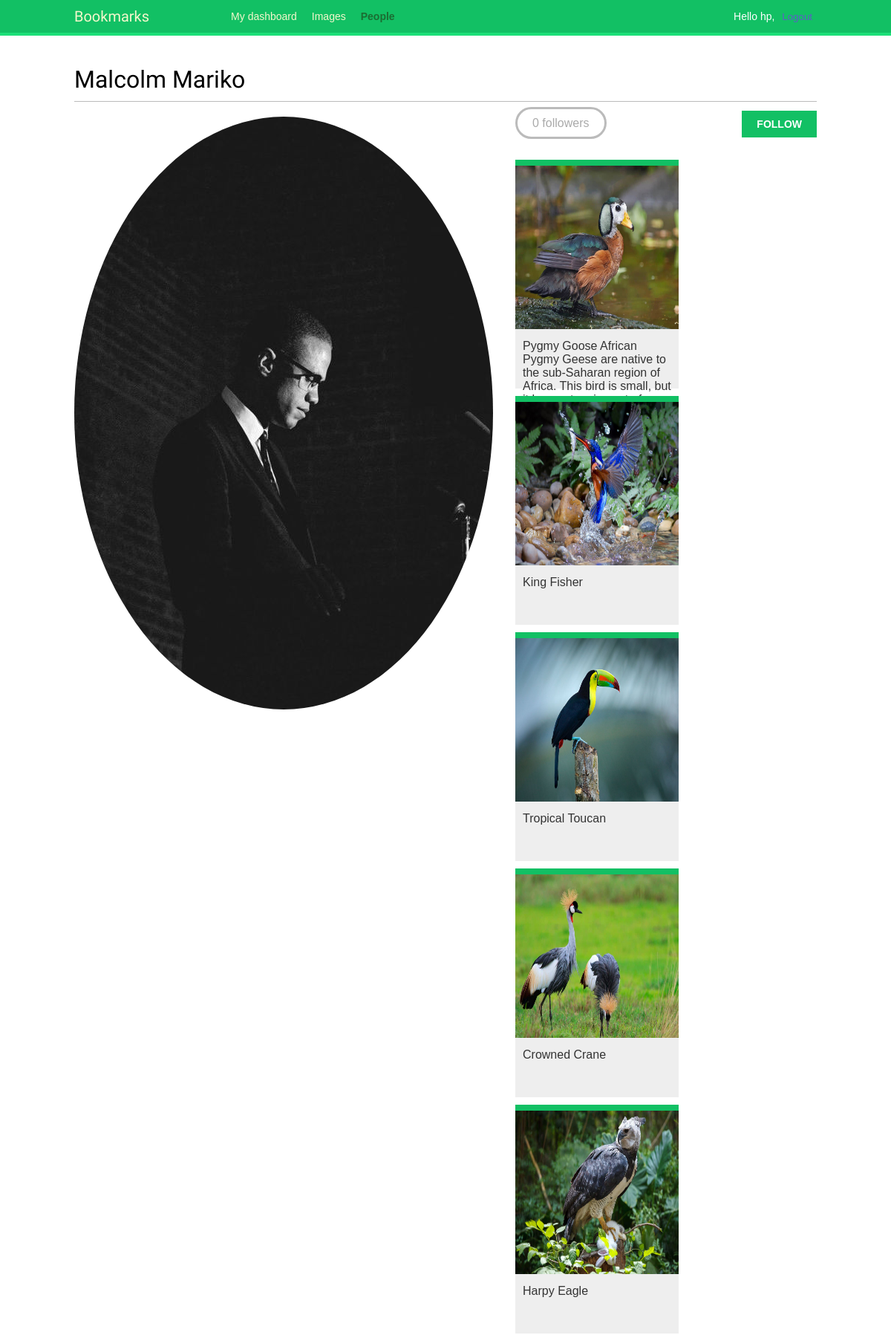
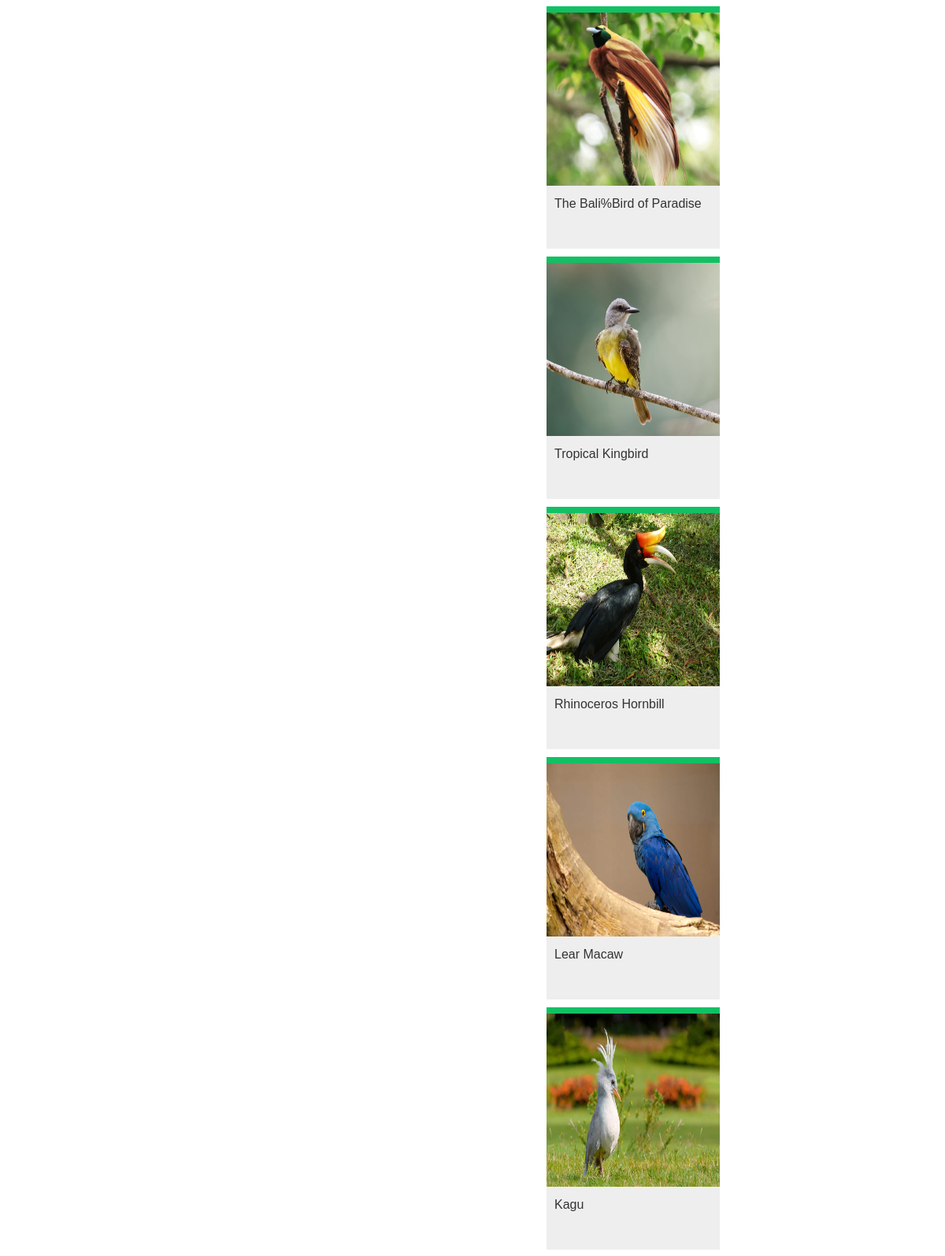
/account/users/Malcolm/ (signed in, upper part), run on the app's committed database (2 pictures, top to bottom).
### account/models.py (models this page shows, shortened)
class Profile(models.Model):
    user = models.OneToOneField(settings.AUTH_USER_MODEL,
                                on_delete=models.CASCADE)
    date_of_birth = models.DateField(blank=True, null=True)
    photo = models.ImageField(upload_to='users/%Y/%m/%d/',
                              blank=True)

### images/models.py (models this page shows, shortened)
class Image(models.Model):
    user = models.ForeignKey(settings.AUTH_USER_MODEL,
                             related_name='images_created',
                             on_delete=models.CASCADE)
    title = models.CharField(max_length=200)
    slug = models.SlugField(max_length=200, blank=True)
    url = models.URLField(max_length=2000)
    image = models.ImageField(upload_to='images/%Y/%m/%d/')
    description = models.TextField(blank=True)
    created = models.DateField(auto_now_add=True)
    users_like = models.ManyToManyField(settings.AUTH_USER_MODEL,
                                        related_name='images_liked',
                                        blank=True)
    class Meta:
        indexes = [
            models.Index(fields=['-created']),
        ]
        ordering = ['-created']
    def get_absolute_url(self):
        return reverse('images:detail', args=[self.id,
                                              self.slug])

### account/views.py (the view)
# urls.py: path('users/<username>/', views.user_detail, name='user_detail'),
@login_required
def user_detail(request, username):
    user = get_object_or_404(User,
                             username=username,
                             is_active=True)
    return render(request,
                  'account/user/detail.html',
                  {'section': 'people',
                   'user': user})

### account/templates/account/user/detail.html (shortened to what this page needs)
{% extends "base.html" %}
{% load thumbnail %}
{% block content %}
    <h1>{{ user.get_full_name }}</h1>
    <div class="profile-info">
        <img src="{% thumbnail user.profile.photo 180x180 %}" class="user-detail">
    </div>
    {% with total_followers=user.followers.count %}
        <span class="count">
            <span class="total">{{ total_followers }}</span>
            follower{{ total_followers|pluralize }}
        </span>
        <a href="#" data-id="{{ user.id }}" data-action="{% if request.user in user.followers.all %}un{% endif %}follow" class="follow button">
            {% if request.user not in user.followers.all %}
                Follow
            {% else %}
                Unfollow
            {% endif %}
        </a>
        <div id="image-list" class="image-container">
            {% include "images/image/list_images.html" with images=user.images_created.all %}
        </div>
    {% endwith %}
{% endblock %}

### account/templates/base.html (shortened to what this page needs)
{% load static %} <!DOCTYPE html>
<html>
  <head>
    <link href="{% static 'css/base.css' %}" rel="stylesheet" />
  </head>
  <body>
    <div id="header">
      <span class="logo">Bookmarks</span>
      {% if request.user.is_authenticated %}
      <ul class="menu">
        <li {% if section == "dashboard" %}class="selected"{% endif %}>
          <a href="{% url "dashboard" %}">My dashboard</a>
        </li>
        <li {% if section == "images" %}class="selected"{% endif %}>
          <a href="{% url "images:list" %}">Images</a>
        </li>
        <li {% if section == "people" %}class="selected"{% endif %}>
          <a href="{% url "user_list" %}">People</a>
        </li>
      </ul>
      {% endif %}
      <span class="user">
        {% if request.user.is_authenticated %}
        Hello {{ request.user.first_name|default:request.user.username }},
        <form
          method="post"
          action="{% url 'logout' %}"
          style="display:inline;"
        >
          <button
            type="submit"
            style="background:none; border:none; padding:20; color:rgb(94, 94, 199); cursor:pointer;"
          >
            Logout
          </button>
        </form>
        {% else %}
        <a href="{% url "login" %}">Log-in</a>
        {% endif %}
      </span>
    </div>
    <div id="content">
      {% block content %} {% endblock %}
    </div>
  </body>
</html>

### images/templates/images/image/list_images.html
{% load thumbnail %}
{% for image in images %}
<div class="image">
    <a href="{{ image.get_absolute_url }}">
        {% thumbnail image.image 300x300 crop="smart" as im %}
        <img src="{{ im.url }}">
    </a>
    <div class="info">
        <a href="{{ image.get_absolute_url }}" class="title">
            {{ image.title }}
        </a>
    </div>
</div>
{% endfor %}

### account/static/css/base.css (style rules this page uses)
body { margin:0; padding:0; font-family:helvetica, sans-serif; }
a { color:#12c064; text-decoration:none; }
h1, h2, h3, h4, h5 , h6 { font-family: 'Muli', sans-serif; font-weight:normal; }
h1 { border-bottom:1px solid #bbb; padding:0 0 10px 0; margin:10px 0 20px 0; }
#header { padding:10px 100px; font-size:14px; background:#12c064; color:#fff; border-bottom:4px solid #1cdf78; overflow:auto; }
#header .logo { font-family: 'Muli', sans-serif; float:left; color:#f3f7cc; font-size:20px; margin-right:10%; }
#header ul.menu { list-style:none; float:left; margin:0; padding:0; }
#header ul.menu li { float:left; padding:4px 10px; }
#header ul.menu li.selected a, #header ul.menu li.selected a:hover { color:#1b6d32; font-weight:bold; }
#header a { color:#f3f7cc; }
#header .user { float:right; padding-top:4px; }
#content { padding:30px 100px; }
form { overflow:auto; }
input[type=submit], a.button { font-weight:bold; background:#12c064; color:#fff; padding:10px 20px; font-size:14px; text-transform:uppercase; }
.count { color:#aaa; border:3px solid #bbb; border-radius:26px; padding:10px 20px; margin:20px 10px 0; }
a.like, a.follow { float:right; margin-top:-8px; }
#image-list { overflow:hidden; }
#image-list .image { float:left; width:220px; height:300px; margin:0 10px 10px 10px; border-top:8px solid #12c064; background:#eee; }
#image-list img { width:220px; height:220px; }
#image-list .info { padding:10px; }
#image-list .info a { color:#333; }
img.user-detail { border-radius:50%; float:left; }
.profile-info { float:left; overflow:auto; margin-right:20px; }
.image-container { margin-top:40px; }

### data on the page
Image: shows a picture, title "Pygmy Goose African Pygmy Geese are native to the sub-Saharan region of Africa. This bird is small, but…"
Image: shows a picture, title "King Fisher"
Image: shows a picture, title "Tropical Toucan"
Image: shows a picture, title "Crowned Crane"
Image: shows a picture, title "Harpy Eagle"
Image: shows a picture, title "The Bali%Bird of Paradise"
Image: shows a picture, title "Tropical Kingbird"
Image: shows a picture, title "Rhinoceros Hornbill"
Image: shows a picture, title "Lear Macaw"
Image: shows a picture, title "Kagu"

### other printed values
{{ request.user.first_name|default:request.user.username }} "hp"
{{ user.get_full_name }} "Malcolm Mariko"
{{ total_followers }} "0"
